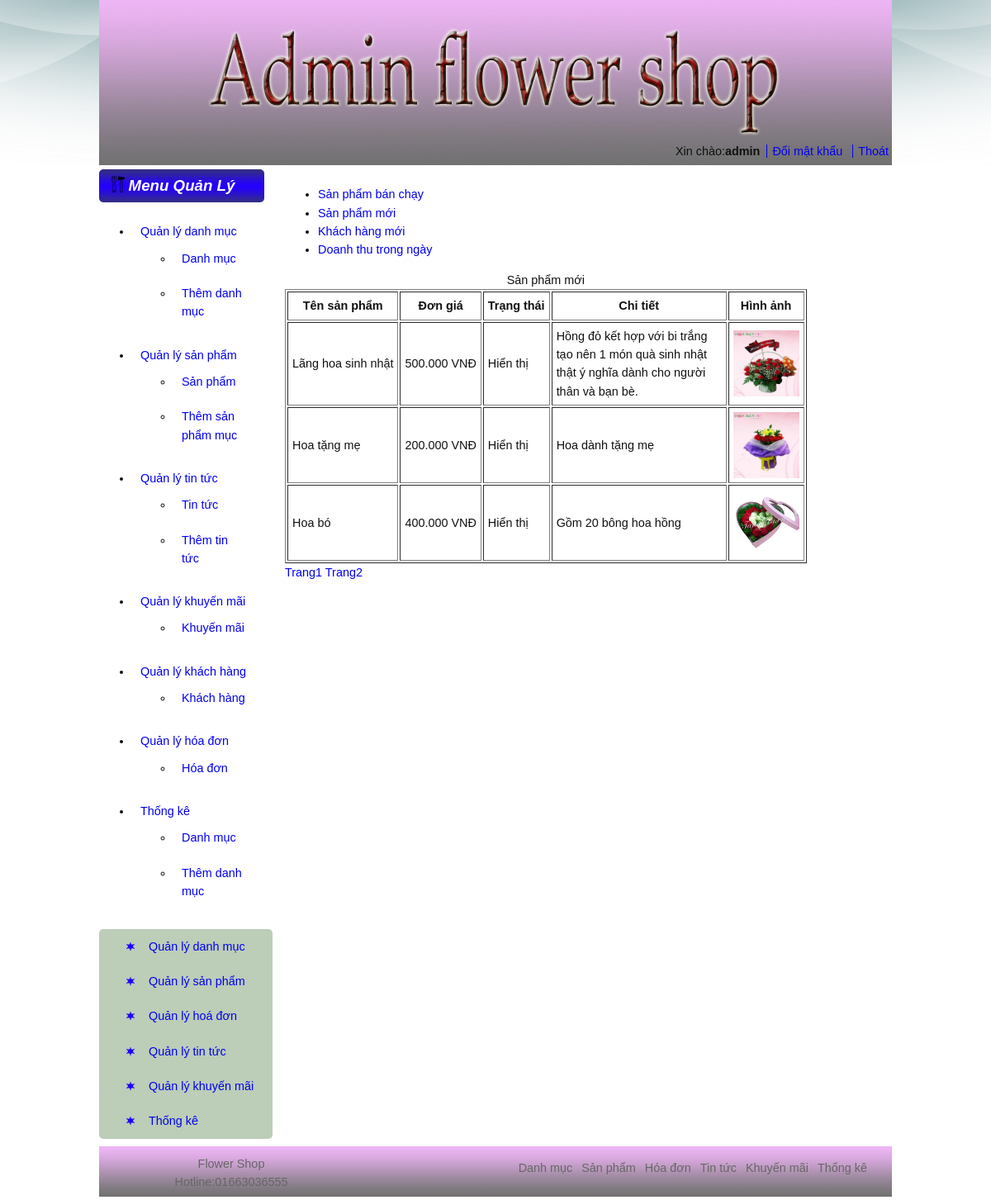
Page /admin/index.php?page=thongke&type=sanphammoi&trang=2 (signed in) on the committed database.
### tables this page shows
CREATE TABLE `hoa` (
  `idhoa` int(11) NOT NULL,
  `tenhoa` varchar(100) NOT NULL,
  `idDM` int(11) NOT NULL,
  `dongia` float NOT NULL,
  `trangthai` tinyint(1) NOT NULL,
  `chitiet` varchar(100) NOT NULL,
  `hinhanh` varchar(50) NOT NULL
);

### admin/sanphammoi.php (the view, shortened to what this page needs)
<?php
if(isset ($_REQUEST['type']))
    {
    $sql="select * from hoa order by idhoa desc";
    $ds=mysql_query($sql);
    $tongso=  mysql_num_rows($ds);
    $spt=4;
    $sotrang=  ceil($tongso/$spt);
            if(isset($_REQUEST['trang']))
            {
            $trang=$_REQUEST['trang'];
            $batdau=($trang-1)*$spt;
            }
            else
            {
             $batdau=0;
            }
            $sql1=$sql." limit $batdau,$spt";
            $ds1=  mysql_query($sql1);
    ?>
<table border="1" cellpadding="5">
    <caption>
        Sản phẩm mới
    </caption>
    <tr>
    <th>Tên sản phẩm</th>
    <th>Đơn giá</th>
    <th>Trạng thái</th>
    <th>Chi tiết</th>
    <th>Hình ảnh</th>
    </tr>
<?php
    while ($pt = mysql_fetch_array($ds1)) {
        ?>
    <tr>
        <td><?php echo $pt['tenhoa'] ?></td>
        <td style="text-align: right"><?php echo number_format($pt['dongia'],0,'','.') ?> VNĐ</td>
        <td><?php
            if($pt['trangthai']==1)
            {
                echo 'Hiển thị';
            }
            else {
                echo "Ẩn";
            }
            ?>
        </td>
        <Td  width="200"><?php echo $pt['chitiet']; ?> </Td>
        <td><img src="../upload/<?php echo $pt['hinhanh']; ?>" width="80px" height="80px"/></td>
    </tr>
    <?php
    }
    ?>
</table>
    <?php
    if($sotrang>1)
    {
    for($i=1;$i<=$sotrang;$i++)
        {
            ?>
             <a href="index.php?page=thongke&type=sanphammoi&trang=<?php  echo $i ?>">Trang<?php  echo $i ?></a>
             <?php
        }
    }
    }
?>

### admin/css/style.css (style rules this page uses)
a { text-decoration: none; }
body { background: url("../images/bg.jpg") no-repeat scroll center top #FFFFFF; color: #111111; font: 90%/1.55em Arial,Verdana,Helvetica,sans-serif; margin: 0; padding: 0; }

### rows in the picture
hoa: tenhoa "Lãng hoa sinh nhật", dongia "500.000", trangthai "Hiển thị", chitiet "Hồng đỏ kết hợp với bi trắng tạo nên 1 món quà sinh nhật thật ý nghĩa dành cho người thân và bạn bè.", hinhanh (picture)
hoa: tenhoa "Hoa tặng mẹ", dongia "200.000", trangthai "Hiển thị", chitiet "Hoa dành tặng mẹ", hinhanh (picture)
hoa: tenhoa "Hoa bó", dongia "400.000", trangthai "Hiển thị", chitiet "Gồm 20 bông hoa hồng", hinhanh (picture)

### other values in the picture
$_SESSION['username'] "admin"
